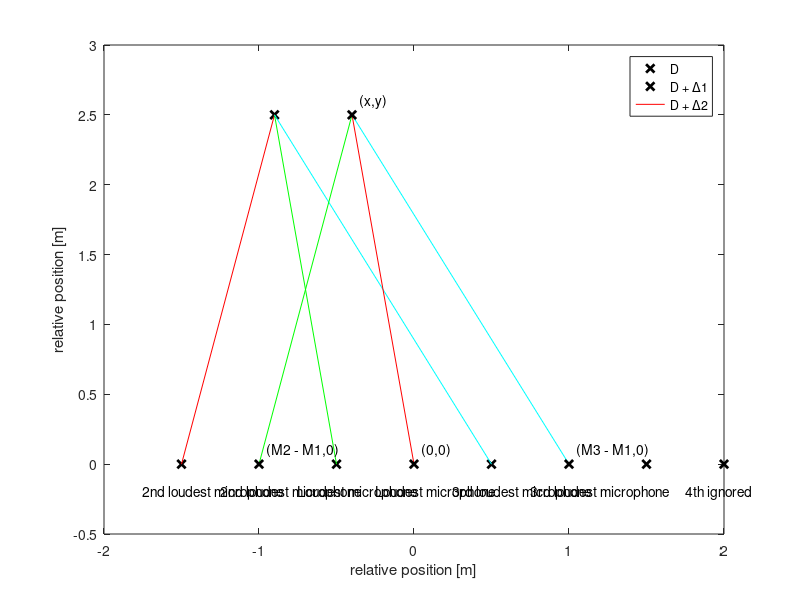

The MATLAB source for this figure: (Note: this script raises an error after producing the figure.)
%%
clc ,clear all, close all


ActorX = -0.9;
ActorY = 2.5;
d=1;
MicrophonesX = d.*[-1.5, -0.5, 0.5, 1.5];
MicrophonesY = [0, 0, 0, 0];

plot(MicrophonesX, MicrophonesY, 'x', 'linewidth', 2, 'color', 'black');

hold on;
plot(ActorX, ActorY, 'x', 'linewidth', 2, 'color', 'black');

plot([ActorX, MicrophonesX(1)],[ActorY, MicrophonesY(1)], 'color', 'red');
plot([ActorX, MicrophonesX(2)],[ActorY, MicrophonesY(2)], 'color', 'green');
plot([ActorX, MicrophonesX(3)],[ActorY, MicrophonesY(3)], 'color', 'cyan');

axis([-2,2,-0.5,3])

text(MicrophonesX(2) -0.25,MicrophonesY(2) -0.2, 'Loudest microphone')
text(MicrophonesX(1) -0.25,MicrophonesY(1) -0.2, '2nd loudest microphone')
text(MicrophonesX(3) -0.25,MicrophonesY(3) -0.2, '3rd loudest microphone')
%%


clc ,clear all, close all


ActorX = -0.9 +0.5;
ActorY = 2.5;
d=1;
MicrophonesX = d.*[-1.5, -0.5, 0.5, 1.5] +0.5;
MicrophonesY = [0, 0, 0, 0];


hold on
plot([ActorX, MicrophonesX(2)],[ActorY, MicrophonesY(2)], 'color', 'red');
plot([ActorX, MicrophonesX(1)],[ActorY, MicrophonesY(1)], 'color', 'green');
plot([ActorX, MicrophonesX(3)],[ActorY, MicrophonesY(3)], 'color', 'cyan');
legend('D','D + \Delta1','D + \Delta2', 'AutoUpdate', 'off')


plot(MicrophonesX, MicrophonesY, 'x', 'linewidth', 2, 'color', 'black');

plot(ActorX, ActorY, 'x', 'linewidth', 2, 'color', 'black');
text(ActorX +0.05 , ActorY +0.1, '(x,y)')


axis([-2,2,-0.5,3])

text(MicrophonesX(2) -0.25,MicrophonesY(2) -0.2, 'Loudest microphone')
text(MicrophonesX(2) +0.05,MicrophonesY(2) +0.1, '(0,0)')
text(MicrophonesX(1) -0.25,MicrophonesY(1) -0.2, '2nd loudest microphone')
text(MicrophonesX(1) +0.05 ,MicrophonesY(1) +0.1, '(M2 - M1,0)')
text(MicrophonesX(3) -0.25,MicrophonesY(3) -0.2, '3rd loudest microphone')
text(MicrophonesX(3) +0.05 ,MicrophonesY(3) +0.1, '(M3 - M1,0)')
text(MicrophonesX(4) -0.25,MicrophonesY(4) -0.2, '4th ignored')
xlabel('relative position [m]')
ylabel('relative position [m]')

%%
%Circle intersection
clc, clear all, close all
hold on
[x,y]= circle(0,0,0.75, 1000);
plot(x,y, 'r')
quiver(0,0,0.75*cos(pi/4),0.75*sin(pi/4), 0, 'r')
plot(0,0, 'kx')
[x,y]= circle(1,0,0.5, 1000);
plot(x,y, 'g')
quiver(1,0,0.5*cos(pi/4),0.5*sin(pi/4), 0, 'g')
plot(1,0, 'kx')
axis equal
grid on
XY = choordFinder(0.5, 0.25, 1);
plot(1-XY(1), XY(2), 'x', 'linewidth', 2, 'color', 'black');


text(0 +0.2,0+0.3, 'R')
text(1+0.2,0+0.3,'r')


%%
% LUT 1
clc ,clear all, close all


ActorX = -0.2;
ActorY = 1.5;
d=1;
MicrophonesX = d.*[-1.5, -0.5, 0.5, 1.5];
MicrophonesY = [0, 0, 0, 0];
d1 = sqrt( (MicrophonesX(2) -ActorX)^2 +(MicrophonesY(2) -ActorY)^2 );
d2 = sqrt( (MicrophonesX(3) -ActorX)^2 +(MicrophonesY(3) -ActorY)^2 );
lag = d2-d1;

hold on;

plot([ActorX, MicrophonesX(2)],[ActorY, MicrophonesY(2)], 'color', 'red');
plot([ActorX, MicrophonesX(3)],[ActorY, MicrophonesY(3)], 'color', 'green');


axis equal
axis([-1,1,-0.5,2])
grid on

text(MicrophonesX(2) -0.175,MicrophonesY(2) -0.2, 'Microphone 1')
text(MicrophonesX(3) -0.175,MicrophonesY(3) -0.2, 'Microphone 2')
text(ActorX -0.08, ActorY +0.2, 'Actor')

c = d1;
[x,y] = circle(ActorX,ActorY,c,1000);
plot(x,y, '--r');
[x,y] = circle(ActorX,ActorY,c+lag,1000);
plot(x,y, '--g');

plot(MicrophonesX(2:3), MicrophonesY(2:3), 'x', 'linewidth', 2, 'color', 'black');
plot(ActorX, ActorY, 'x', 'linewidth', 2, 'color', 'black');

xlabel("Position [m]")
ylabel("Position [m]")

%%
% LUT 2
clc ,clear all, close all


ActorX = -0.2;
ActorY = 1.5;
d=1;
MicrophonesX = d.*[-1.5, -0.5, 0.5, 1.5];
MicrophonesY = [0, 0, 0, 0];
d1 = sqrt( (MicrophonesX(2) -ActorX)^2 +(MicrophonesY(2) -ActorY)^2 );
d2 = sqrt( (MicrophonesX(3) -ActorX)^2 +(MicrophonesY(3) -ActorY)^2 );
lag = d2-d1;

hold on;

plot([ActorX, MicrophonesX(2)],[ActorY, MicrophonesY(2)], 'color', 'red');
plot([ActorX, MicrophonesX(3)],[ActorY, MicrophonesY(3)], 'color', 'green');


axis equal
axis([-1,1,-0.5,2])
grid on

text(MicrophonesX(2) -0.175,MicrophonesY(2) -0.2, 'Microphone 1')
text(MicrophonesX(3) -0.175,MicrophonesY(3) -0.2, 'Microphone 2')
text(ActorX -0.08, ActorY +0.2, 'Actor')

c = d1;
[x,y] = circle(MicrophonesX(2),MicrophonesY(2),c,1000);
plot(x,y, '--r');
[x,y] = circle(MicrophonesX(3),MicrophonesY(3),c+lag,1000);
plot(x,y, '--g');

plot(MicrophonesX(2:3), MicrophonesY(2:3), 'x', 'linewidth', 2, 'color', 'black');
plot(ActorX, ActorY, 'x', 'linewidth', 2, 'color', 'black');

xlabel("Position [m]")
ylabel("Position [m]")

%%
% LUT 3
clc ,clear all, close all


ActorX = -0.2;
ActorY = 1.5;
d=1;
MicrophonesX = d.*[-1.5, -0.5, 0.5, 1.5];
MicrophonesY = [0, 0, 0, 0];
d1 = sqrt( (MicrophonesX(2) -ActorX)^2 +(MicrophonesY(2) -ActorY)^2 );
d2 = sqrt( (MicrophonesX(3) -ActorX)^2 +(MicrophonesY(3) -ActorY)^2 );
lag = d2-d1;

hold on;

plot([ActorX, MicrophonesX(2)],[ActorY, MicrophonesY(2)], 'color', 'red');
plot([ActorX, MicrophonesX(3)],[ActorY, MicrophonesY(3)], 'color', 'green');


axis equal
axis([-1,1,-0.5,2])
grid on

text(MicrophonesX(2) -0.175,MicrophonesY(2) -0.2, 'Microphone 1')
text(MicrophonesX(3) -0.175,MicrophonesY(3) -0.2, 'Microphone 2')
text(ActorX -0.08, ActorY +0.2, 'Actor')

c = d1;
[x,y] = circle(MicrophonesX(2),MicrophonesY(2),c,1000);
plot(x,y, '--r');
[x,y] = circle(MicrophonesX(3),MicrophonesY(3),c+lag,1000);
plot(x,y, '--g');

s = 0.2;
c = c-s;
while c >= (1-lag)/2
    [x,y] = circle(MicrophonesX(2),MicrophonesY(2),c,1000);
    plot(x,y, '--m');
    [x,y] = circle(MicrophonesX(3),MicrophonesY(3),c+lag,1000);
    plot(x,y, '--c');
    XY=choordFinder(c, lag,1);
%     plot(XY(1)-0.5, XY(2), 'ko');
    plot(XY(1)-0.5, XY(2), 'kx');
    c = c -s;
end

XY = liner(lag,1);
plot(XY(:,1), XY(:,2), 'k--');

plot(MicrophonesX(2:3), MicrophonesY(2:3), 'x', 'linewidth', 2, 'color', 'black');
plot(ActorX, ActorY, 'x', 'linewidth', 2, 'color', 'black');

xlabel("Position [m]")
ylabel("Position [m]")

%%



function [x,y] = circle(X,Y,r,res)
    phi = linspace(0,2*pi,res);
    x = X + r*cos(phi);
    y = Y + r*sin(phi);
    
end


function XY=choordFinder(A, delay, micD)
 % https://mathworld.wolfram.com/Circle-CircleIntersection.html
    R = A+delay;
    r = A;
    d= micD;
    x = (d^2 -r^2 + R^2)/(2*d);
    y2 =( 4*d^2 *R^2 -(d^2 - r^2 + R^2)^2 )/(4* d^2);
    if y2<0 
        y2 = 0;
        x = 0;
    end
    y = sqrt(y2);
    XY = [micD-x,y];
end

function XY=liner(delay, micD)
% creates vector with coordinates corrisponding to the 'valid' line
    dx = micD;
    if delay < 0
       delay = -delay;
       dx = -dx;
    end
    n=10000;
    a = linspace((micD-delay)/2, 12, n);
    %a(a<0) = [];
    chords= zeros(n,2);
    for i=1:length(a)
        chords(i,:) = choordFinder(a(i), delay, micD);
        chords(i,1) = chords(i,1)*sign(dx);
    end
    hold on
    XY = [chords(:,1)-dx/2, chords(:,2)];
end